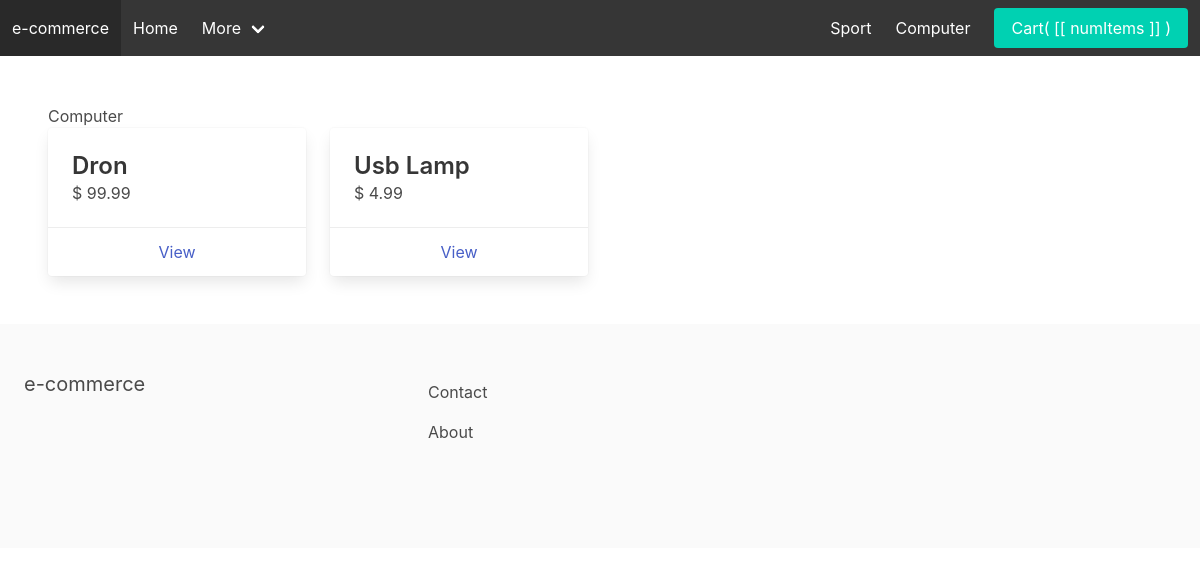
The page /computer/ on the database its author committed.
### apps/store/models.py (models this page shows, shortened)
class Category(models.Model):
    title = models.CharField(max_length=255)
    slug = models.SlugField(max_length=255)
    ordering = models.IntegerField(default=0)
    class Meta:
        verbose_name = 'Category'
        verbose_name_plural = 'Categories'
        ordering=['ordering',]

class Product(models.Model):
    category = models.ForeignKey(Category, related_name='products' , on_delete=models.CASCADE)
    title = models.CharField(max_length=255)
    slug = models.SlugField(max_length=255)
    description = models.TextField(blank=True, null=True)
    price = models.FloatField()
    is_featured = models.BooleanField(default=False)
    image = models.ImageField(upload_to = 'images/',blank=True, null=True)
    thumbnail = models.ImageField(upload_to = 'images/',blank=True, null=True)
    date_added= models.DateField(auto_now_add=True)
    class Meta:
        verbose_name = 'Product'
        verbose_name_plural = 'Products'
        ordering = ['-date_added']

### apps/store/views.py (the view)
# urls.py: path('<slug:slug>/',category_detail, name='category_detail'),
def category_detail(request, slug):
  category = get_object_or_404(Category, slug=slug)
  products = category.products.all()
  context = {
    'category': category,
    'products': products
  }
  return render(request, 'category_detail.html', context)

### apps/store/context_processors.py (called while the page is built)
def menu_categories(request):
  categories = Category.objects.all()
  return {'menu_cateories': categories}

### apps/store/templates/category_detail.html (shortened to what this page needs)
{% extends 'base.html' %}
{% block content %}
<h1 clas="title"> {{ category.title }}</h1>
<div class="columns is-multiline">
  {% for product in products %}
  <div class="column is-3">
    <div class="card">
      <div class="card-content">
        <div class="media">
          <div class="media-content">
            <p class="title is-4">{{ product.title }}</p>
            <p class="subtitle is-6">$ {{ product.price }}</p>
          </div>
        </div>
      </div>
      <footer class="card-footer">
        <a href="{% url 'product_detail' category.slug product.slug %}" class="card-footer-item">View</a>
    </div>
  </div>
  {% endfor %}
</div>
{% endblock %}

### apps/core/templates/base.html (shortened to what this page needs)
<!DOCTYPE html>
<html>
  <head>
    <link rel="stylesheet" href="https://cdn.jsdelivr.net/npm/bulma@0.9.4/css/bulma.min.css">
  </head>
  <body>
    <nav class="navbar is-dark" role="navigation" aria-label="main navigation">
      <div class="navbar-brand">
        <a class="navbar-item" href="{% url 'frontpage' %}">
         e-commerce
        </a>
      </div>
      <div id="main_navbar" class="navbar-menu">
        <div class="navbar-start">
          <a class="navbar-item">
            Home
          </a>
          <div class="navbar-item has-dropdown is-hoverable">
            <a class="navbar-link">
              More
            </a>
          </div>
        </div>
        <div class="navbar-end">
            {% for category in menu_cateories %}
             <a href="{% url 'category_detail' category.slug %}" class="navbar-item">{{ category.title }} </a>
            {% endfor %}
            <div class="navbar-item" id="navbarapp">
              <a href=" {% url 'cart' %}" class="button is-primary">Cart( [[ numItems ]] )</a>
            </div>
          </div>
        </div>
    </nav>
  <section class="section">
   {% block content %}{% endblock %}
  </section>
<footer class="footer">
  <div class="columns">
    <div class="column is-4">
      <h2 class="subtitle">e-commerce</h2>
    </div>
    <div class="column is-8">
      <a class="navbar-item" href="{% url 'contact' %}">
        Contact
      </a>
      <a class="navbar-item" href="{% url 'about' %}">
        About
      </a>
    </div>
  </div>
</footer>
  </body>
</html>

### rows shown on the page
Category: title "Sport"
Category: title "Computer"
Product: title "Dron", price "99.99"
Product: title "Usb Lamp", price "4.99"
